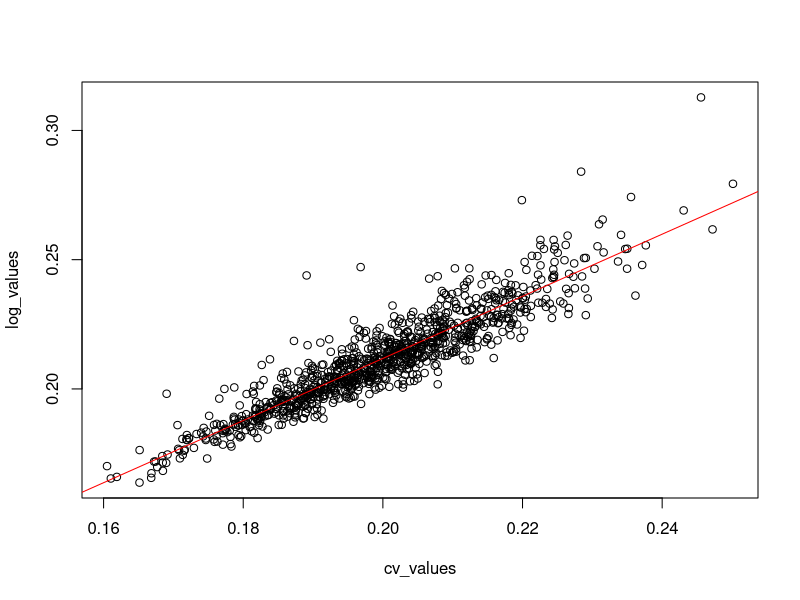

This figure's R source:
#set.seed(1)
cv_values <- NULL
log_values <- NULL
for (i in 1:1000){
  x = rnorm(n=100, mean=5, sd=1)
  cv_values[i] <- sd(x)/mean(x)
  log_values[i] <- sd(log(x))
}
plot(x=cv_values, y=log_values)
abline(lm(log_values ~ cv_values), col='red')